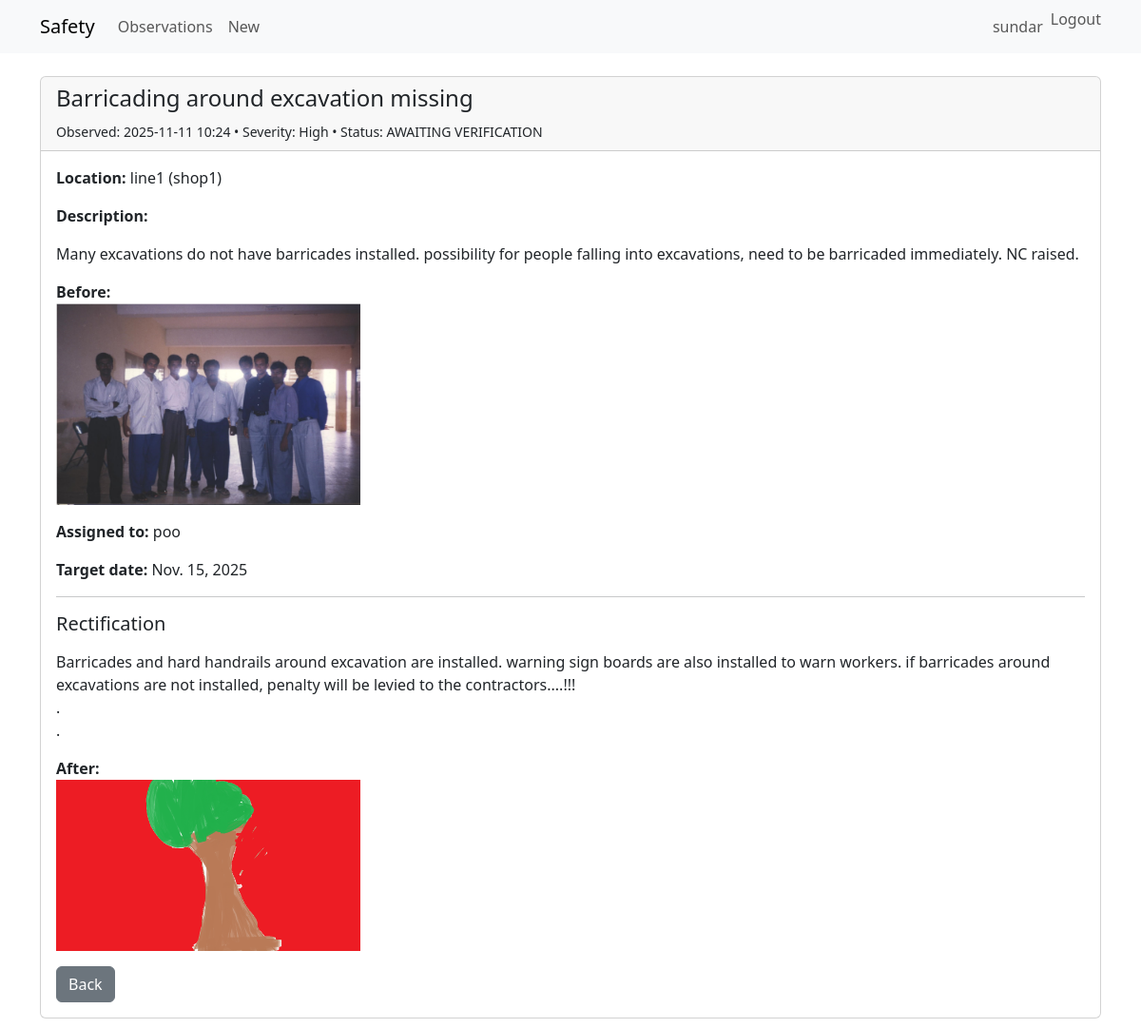
Before: /2/ (signed in) with the older database file.
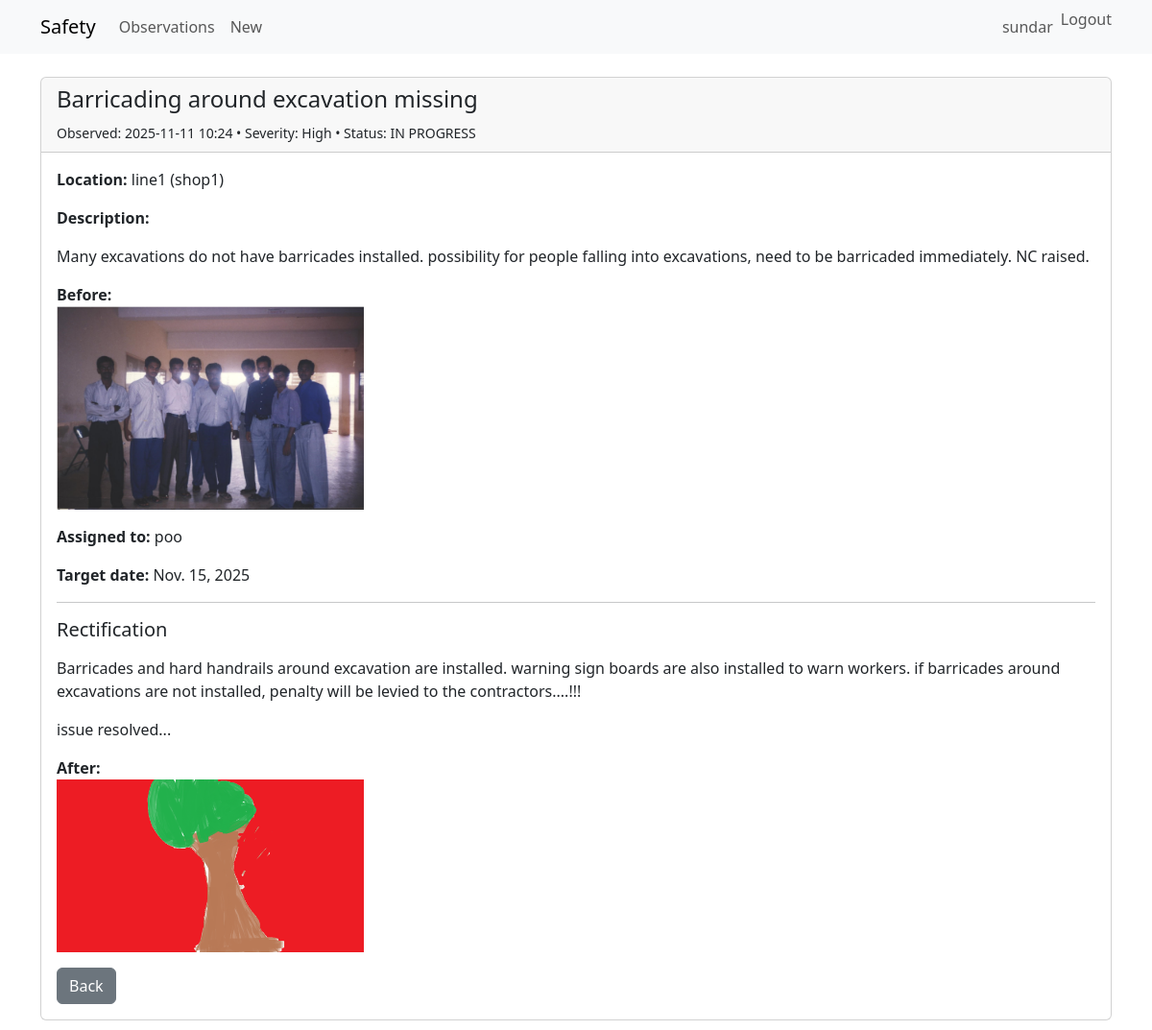
After: the same page with the newer database file.
### observations/models.py (models this page shows, shortened)
class Observation(models.Model):
    SEVERITY_CHOICES = [
        ('LOW','Low'),
        ('MEDIUM','Medium'),
        ('HIGH','High'),
    ]
    STATUS_CHOICES = [
        ('OPEN','Open'),
        ('IN_PROGRESS','In Progress'),
        ('AWAITING_VERIFICATION','Awaiting Verification'),
        ('CLOSED','Closed'),
    ]
    location = models.ForeignKey(Location, on_delete=models.PROTECT, related_name='observations')
    observer = models.ForeignKey(settings.AUTH_USER_MODEL, on_delete=models.SET_NULL, null=True, related_name='observed')
    date_observed = models.DateTimeField(default=timezone.now)
    title = models.CharField(max_length=255)
    description = models.TextField()
    severity = models.CharField(max_length=10, choices=SEVERITY_CHOICES, default='LOW')
    photo_before = models.ImageField(upload_to='observations/before/', blank=True, null=True)
    assigned_to = models.ForeignKey(settings.AUTH_USER_MODEL, on_delete=models.SET_NULL, null=True, blank=True, related_name='assigned_observations')
    status = models.CharField(max_length=30, choices=STATUS_CHOICES, default='OPEN')
    target_date = models.DateField(null=True, blank=True)
    rectification_details = models.TextField(blank=True)
    photo_after = models.ImageField(upload_to='observations/after/', blank=True, null=True)
    date_closed = models.DateTimeField(null=True, blank=True)
    verification_comment = models.TextField(blank=True, null=True)

class Location(models.Model):
    name = models.CharField(max_length=200)
    area = models.CharField(max_length=200, blank=True)
    facility = models.CharField(max_length=200, blank=True)
    def __str__(self):
        return f"{self.name} ({self.area})" if self.area else self.name

### users/models.py (models this page shows)
class CustomUser(AbstractUser):
    is_observer = models.BooleanField(default=False)
    is_action_owner = models.BooleanField(default=False)
    is_safety_manager = models.BooleanField(default=False)
    def __str__(self):
        return self.get_full_name() or self.username

### observations/views.py (the view)
# urls.py: path('<int:pk>/', views.ObservationDetailView.as_view(), name='detail'),
class ObservationDetailView(LoginRequiredMixin, DetailView):
    model = Observation
    template_name = 'observations/observation_detail.html'

### observations/templates/observations/observation_detail.html (shortened to what this page needs)
{% extends 'base.html' %}
{% load crispy_forms_tags %}
{% block content %}
  <div class="card mb-3">
    <div class="card-header">
      <h4>{{ object.title }}</h4>
      <small>Observed: {{ object.date_observed|date:"Y-m-d H:i" }} • Severity: {{ object.get_severity_display }} • Status: {{ object.get_status_display }}</small>
    </div>
    <div class="card-body">
      <p><strong>Location:</strong> {{ object.location }}</p>
      <p><strong>Description:</strong><br/>{{ object.description|linebreaks }}</p>
      {% if object.photo_before %}
        <div class="mb-3">
          <strong>Before:</strong><br>
          <img src="{{ object.photo_before.url }}" alt="before" class="img-fluid" style="max-width:320px;">
        </div>
      {% endif %}
      <p><strong>Assigned to:</strong> {{ object.assigned_to }}</p>
      <p><strong>Target date:</strong> {{ object.target_date }}</p>
      <hr>
      <h5>Rectification</h5>
      {% if object.rectification_details %}
        <p>{{ object.rectification_details|linebreaks }}</p>
        {% if object.photo_after %}
          <div class="mb-3">
            <strong>After:</strong><br>
            <img src="{{ object.photo_after.url }}" alt="after" class="img-fluid" style="max-width:320px;">
          </div>
        {% endif %}
      {% else %}
        <p class="text-muted">No rectification details yet.</p>
      {% endif %}
      <div class="mt-3">
        <a class="btn btn-secondary" href="{% url 'observations:observation_list' %}">Back</a>
      </div>
    </div>
  </div>
{% endblock %}

Changed rows visible on the page:
changed Observation "Barricading around excavation missing": status "AWAITING VERIFICATION" → "IN PROGRESS"; rectification_details "…levied to the contractors....!!! . ." → "…levied to the contractors....!!! issue resolved..."
